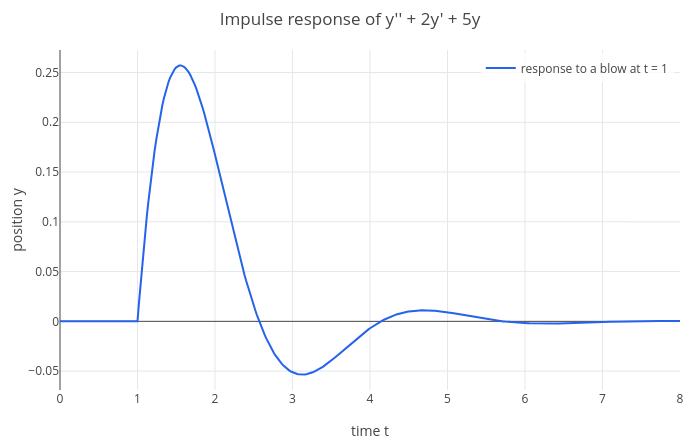

This figure's notebook cell:
### Markdown cell above
Strike a damped spring $y'' + 2y' + 5y = \delta(t - 1)$ at rest. Then $(s^2 + 2s + 5)Y = e^{-s}$:

### Code cell
blow = ilaplace(exp(-s)/(s^2 + 2*s + 5), s, t)
p = plot(blow, t, 0, 8);
p = legend(p, "response to a blow at t = 1");
labels(title(p, "Impulse response of y'' + 2y' + 5y"), "time t", "position y")

### Figure 1 — Plotly figure (JSON) as saved in the notebook; plotly's stock layout.template omitted (floating-point values rounded to 4 significant figures; data arrays with more than 128 entries replaced by an {"elided": "..."} marker saying what was removed)
{"data": [{"line": {"color": "#2563eb", "width": 2}, "mode": "lines", "name": "response to a blow at t = 1", "type": "scatter", "x": {"elided": "402 float values"}, "y": {"elided": "402 float values"}}], "layout": {"height": 440, "legend": {"bgcolor": "rgba(255,255,255,0.8)", "x": 0.99, "xanchor": "right", "y": 0.99, "yanchor": "top"}, "margin": {"b": 50, "l": 60, "r": 20, "t": 50}, "showlegend": true, "title": {"text": "Impulse response of y'' + 2y' + 5y"}, "width": 700, "xaxis": {"range": [0, 8], "title": {"text": "time t"}, "zeroline": true}, "yaxis": {"range": [-0.06897, 0.2726], "title": {"text": "position y"}, "zeroline": true}}}
